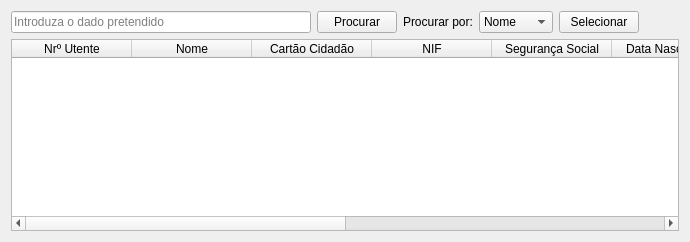
      <widget class="QWidget" name="TabNurseSearch_2">
       <attribute name="title">
        <string>Procurar</string>
       </attribute>
       <layout class="QGridLayout" name="gridLayout_75">
        <item row="0" column="0">
         <layout class="QGridLayout" name="gridLayout_76">
          <item row="0" column="5">
           <spacer name="horizontalSpacer_14">
            <property name="orientation">
             <enum>Qt::Horizontal</enum>
            </property>
            <property name="sizeHint" stdset="0">
             <size>
              <width>40</width>
              <height>20</height>
             </size>
            </property>
           </spacer>
          </item>
          <item row="0" column="0">
           <widget class="QLineEdit" name="nameSearchBar">
            <property name="minimumSize">
             <size>
              <width>300</width>
              <height>0</height>
             </size>
            </property>
            <property name="maximumSize">
             <size>
              <width>600</width>
              <height>16777215</height>
             </size>
            </property>
            <property name="font">
             <font>
              <family>Segoe UI</family>
              <pointsize>9</pointsize>
             </font>
            </property>
            <property name="placeholderText">
             <string>Introduza o dado pretendido</string>
            </property>
           </widget>
          </item>
          <item row="0" column="3">
           <widget class="QComboBox" name="comboBox_2">
            <property name="maximumSize">
             <size>
              <width>200</width>
              <height>16777215</height>
             </size>
            </property>
            <property name="font">
             <font>
              <family>Segoe UI</family>
              <pointsize>9</pointsize>
             </font>
            </property>
            <item>
             <property name="text">
              <string>Nome</string>
             </property>
            </item>
            <item>
             <property name="text">
              <string>Número</string>
             </property>
            </item>
           </widget>
          </item>
          <item row="0" column="4" alignment="Qt::AlignRight">
           <widget class="QPushButton" name="searchPatient">
            <property name="text">
             <string>Selecionar</string>
            </property>
           </widget>
          </item>
          <item row="0" column="2">
           <widget class="QLabel" name="label_180">
            <property name="maximumSize">
             <size>
              <width>150</width>
              <height>16777215</height>
             </size>
            </property>
            <property name="font">
             <font>
              <family>Segoe UI</family>
              <pointsize>9</pointsize>
             </font>
            </property>
            <property name="text">
             <string>Procurar por:</string>
            </property>
           </widget>
          </item>
          <item row="0" column="1">
           <widget class="QPushButton" name="searchPatientTrigger">
            <property name="maximumSize">
             <size>
              <width>200</width>
              <height>16777215</height>
             </size>
            </property>
            <property name="text">
             <string>Procurar</string>
            </property>
           </widget>
          </item>
         </layout>
        </item>
        <item row="1" column="0">
         <widget class="QTableWidget" name="showPatientsTable">
          <property name="enabled">
           <bool>true</bool>
          </property>
          <property name="maximumSize">
           <size>
            <width>16777215</width>
            <height>16777215</height>
           </size>
          </property>
          <property name="font">
           <font>
            <family>Segoe UI</family>
            <pointsize>9</pointsize>
           </font>
          </property>
          <property name="editTriggers">
           <set>QAbstractItemView::NoEditTriggers</set>
          </property>
          <property name="selectionMode">
           <enum>QAbstractItemView::ExtendedSelection</enum>
          </property>
          <property name="selectionBehavior">
           <enum>QAbstractItemView::SelectRows</enum>
          </property>
          <property name="showGrid">
           <bool>true</bool>
          </property>
          <property name="sortingEnabled">
           <bool>false</bool>
          </property>
          <property name="wordWrap">
           <bool>true</bool>
          </property>
          <property name="rowCount">
           <number>0</number>
          </property>
          <attribute name="horizontalHeaderDefaultSectionSize">
           <number>120</number>
          </attribute>
          <attribute name="horizontalHeaderMinimumSectionSize">
           <number>110</number>
          </attribute>
          <attribute name="horizontalHeaderStretchLastSection">
           <bool>true</bool>
          </attribute>
          <column>
           <property name="text">
            <string>Nrº Utente</string>
           </property>
          </column>
          <column>
           <property name="text">
            <string>Nome</string>
           </property>
          </column>
          <column>
           <property name="text">
            <string>Cartão Cidadão</string>
           </property>
          </column>
          <column>
           <property name="text">
            <string>NIF</string>
           </property>
          </column>
          <column>
           <property name="text">
            <string>Segurança Social</string>
           </property>
          </column>
          <column>
           <property name="text">
            <string>Data Nascimento</string>
           </property>
          </column>
          <column>
           <property name="text">
            <string>Telefone</string>
           </property>
          </column>
          <column>
           <property name="text">
            <string>Telemóvel</string>
           </property>
          </column>
          <column>
           <property name="text">
            <string>Email</string>
           </property>
          </column>
          <column>
           <property name="text">
            <string>Morada</string>
           </property>
          </column>
         </widget>
        </item>
       </layout>
      </widget>
